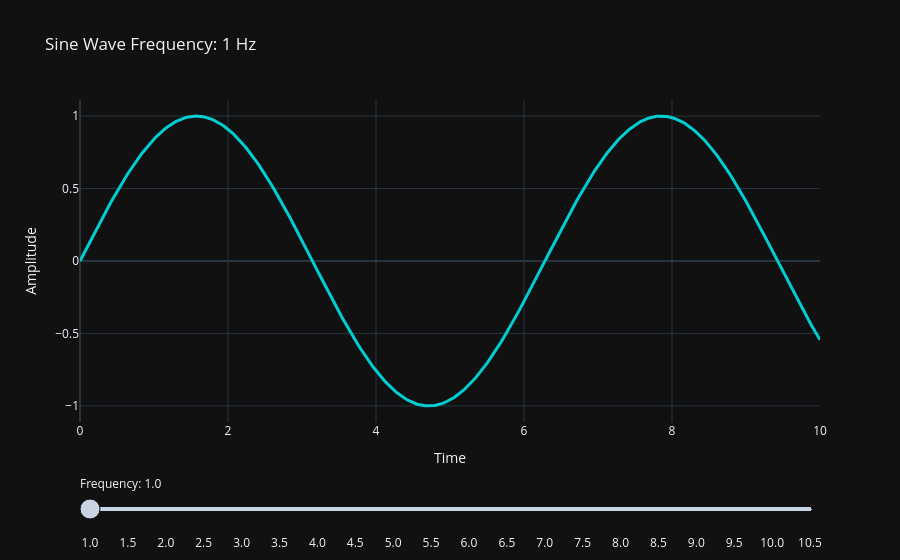

Notebook code cell kept with this figure:
### Code cell
import plotly.graph_objects as go
import numpy as np

# 1. Setup data
x = np.linspace(0, 10, 500)
frequencies = np.arange(1, 11, 0.5)  # Frequencies from 1 to 10

# 2. Create the figure
fig = go.Figure()

# 3. Add a trace for each frequency
# We set visible=False by default for all except the first one
for i, f in enumerate(frequencies):
    fig.add_trace(
        go.Scatter(
            visible=False,
            line=dict(color="#00CED1", width=3),
            name=f"f = {f}",
            x=x,
            y=np.sin(f * x)
        )
    )

# Make the first trace visible
fig.data[0].visible = True

# 4. Create the slider steps
steps = []
for i in range(len(fig.data)):
    step = dict(
        method="update",
        args=[{"visible": [False] * len(fig.data)},
              {"title": f"Sine Wave Frequency: {frequencies[i]} Hz"}],
        label=str(frequencies[i])
    )
    step["args"][0]["visible"][i] = True  # Toggle i'th trace to "visible"
    steps.append(step)

# 5. Create and add the slider to the layout
sliders = [dict(
    active=0,
    currentvalue={"prefix": "Frequency: "},
    pad={"t": 50},
    steps=steps
)]

fig.update_layout(
    sliders=sliders,
    title="Sine Wave Frequency: 1 Hz",
    xaxis_title="Time",
    yaxis_title="Amplitude",
    template="plotly_dark"
)

fig.write_html('interactive_sine.html')
fig.show()

### Figure 1 — Plotly figure (JSON) as saved in the notebook; plotly's stock layout.template omitted (floating-point values rounded to 4 significant figures; data arrays with more than 128 entries replaced by an {"elided": "..."} marker saying what was removed)
{"data": [{"line": {"color": "#00CED1", "width": 3}, "name": "f = 1.0", "type": "scatter", "visible": true, "x": {"elided": "500 float values"}, "y": {"elided": "500 float values"}}, {"line": {"color": "#00CED1", "width": 3}, "name": "f = 1.5", "type": "scatter", "visible": false, "x": {"elided": "500 float values"}, "y": {"elided": "500 float values"}}, {"line": {"color": "#00CED1", "width": 3}, "name": "f = 2.0", "type": "scatter", "visible": false, "x": {"elided": "500 float values"}, "y": {"elided": "500 float values"}}, {"line": {"color": "#00CED1", "width": 3}, "name": "f = 2.5", "type": "scatter", "visible": false, "x": {"elided": "500 float values"}, "y": {"elided": "500 float values"}}, {"line": {"color": "#00CED1", "width": 3}, "name": "f = 3.0", "type": "scatter", "visible": false, "x": {"elided": "500 float values"}, "y": {"elided": "500 float values"}}, {"line": {"color": "#00CED1", "width": 3}, "name": "f = 3.5", "type": "scatter", "visible": false, "x": {"elided": "500 float values"}, "y": {"elided": "500 float values"}}, {"line": {"color": "#00CED1", "width": 3}, "name": "f = 4.0", "type": "scatter", "visible": false, "x": {"elided": "500 float values"}, "y": {"elided": "500 float values"}}, {"line": {"color": "#00CED1", "width": 3}, "name": "f = 4.5", "type": "scatter", "visible": false, "x": {"elided": "500 float values"}, "y": {"elided": "500 float values"}}, {"line": {"color": "#00CED1", "width": 3}, "name": "f = 5.0", "type": "scatter", "visible": false, "x": {"elided": "500 float values"}, "y": {"elided": "500 float values"}}, {"line": {"color": "#00CED1", "width": 3}, "name": "f = 5.5", "type": "scatter", "visible": false, "x": {"elided": "500 float values"}, "y": {"elided": "500 float values"}}, {"line": {"color": "#00CED1", "width": 3}, "name": "f = 6.0", "type": "scatter", "visible": false, "x": {"elided": "500 float values"}, "y": {"elided": "500 float values"}}, {"line": {"color": "#00CED1", "width": 3}, "name": "f = 6.5", "type": "scatter", "visible": false, "x": {"elided": "500 float values"}, "y": {"elided": "500 float values"}}, {"line": {"color": "#00CED1", "width": 3}, "name": "f = 7.0", "type": "scatter", "visible": false, "x": {"elided": "500 float values"}, "y": {"elided": "500 float values"}}, {"line": {"color": "#00CED1", "width": 3}, "name": "f = 7.5", "type": "scatter", "visible": false, "x": {"elided": "500 float values"}, "y": {"elided": "500 float values"}}, {"line": {"color": "#00CED1", "width": 3}, "name": "f = 8.0", "type": "scatter", "visible": false, "x": {"elided": "500 float values"}, "y": {"elided": "500 float values"}}, {"line": {"color": "#00CED1", "width": 3}, "name": "f = 8.5", "type": "scatter", "visible": false, "x": {"elided": "500 float values"}, "y": {"elided": "500 float values"}}, {"line": {"color": "#00CED1", "width": 3}, "name": "f = 9.0", "type": "scatter", "visible": false, "x": {"elided": "500 float values"}, "y": {"elided": "500 float values"}}, {"line": {"color": "#00CED1", "width": 3}, "name": "f = 9.5", "type": "scatter", "visible": false, "x": {"elided": "500 float values"}, "y": {"elided": "500 float values"}}, {"line": {"color": "#00CED1", "width": 3}, "name": "f = 10.0", "type": "scatter", "visible": false, "x": {"elided": "500 float values"}, "y": {"elided": "500 float values"}}, {"line": {"color": "#00CED1", "width": 3}, "name": "f = 10.5", "type": "scatter", "visible": false, "x": {"elided": "500 float values"}, "y": {"elided": "500 float values"}}], "layout": {"sliders": [{"active": 0, "currentvalue": {"prefix": "Frequency: "}, "pad": {"t": 50}, "steps": [{"args": [{"visible": [true, false, false, false, false, false, false, false, false, false, false, false, false, false, false, false, false, false, false, false]}, {"title": "Sine Wave Frequency: 1.0 Hz"}], "label": "1.0", "method": "update"}, {"args": [{"visible": [false, true, false, false, false, false, false, false, false, false, false, false, false, false, false, false, false, false, false, false]}, {"title": "Sine Wave Frequency: 1.5 Hz"}], "label": "1.5", "method": "update"}, {"args": [{"visible": [false, false, true, false, false, false, false, false, false, false, false, false, false, false, false, false, false, false, false, false]}, {"title": "Sine Wave Frequency: 2.0 Hz"}], "label": "2.0", "method": "update"}, {"args": [{"visible": [false, false, false, true, false, false, false, false, false, false, false, false, false, false, false, false, false, false, false, false]}, {"title": "Sine Wave Frequency: 2.5 Hz"}], "label": "2.5", "method": "update"}, {"args": [{"visible": [false, false, false, false, true, false, false, false, false, false, false, false, false, false, false, false, false, false, false, false]}, {"title": "Sine Wave Frequency: 3.0 Hz"}], "label": "3.0", "method": "update"}, {"args": [{"visible": [false, false, false, false, false, true, false, false, false, false, false, false, false, false, false, false, false, false, false, false]}, {"title": "Sine Wave Frequency: 3.5 Hz"}], "label": "3.5", "method": "update"}, {"args": [{"visible": [false, false, false, false, false, false, true, false, false, false, false, false, false, false, false, false, false, false, false, false]}, {"title": "Sine Wave Frequency: 4.0 Hz"}], "label": "4.0", "method": "update"}, {"args": [{"visible": [false, false, false, false, false, false, false, true, false, false, false, false, false, false, false, false, false, false, false, false]}, {"title": "Sine Wave Frequency: 4.5 Hz"}], "label": "4.5", "method": "update"}, {"args": [{"visible": [false, false, false, false, false, false, false, false, true, false, false, false, false, false, false, false, false, false, false, false]}, {"title": "Sine Wave Frequency: 5.0 Hz"}], "label": "5.0", "method": "update"}, {"args": [{"visible": [false, false, false, false, false, false, false, false, false, true, false, false, false, false, false, false, false, false, false, false]}, {"title": "Sine Wave Frequency: 5.5 Hz"}], "label": "5.5", "method": "update"}, {"args": [{"visible": [false, false, false, false, false, false, false, false, false, false, true, false, false, false, false, false, false, false, false, false]}, {"title": "Sine Wave Frequency: 6.0 Hz"}], "label": "6.0", "method": "update"}, {"args": [{"visible": [false, false, false, false, false, false, false, false, false, false, false, true, false, false, false, false, false, false, false, false]}, {"title": "Sine Wave Frequency: 6.5 Hz"}], "label": "6.5", "method": "update"}, {"args": [{"visible": [false, false, false, false, false, false, false, false, false, false, false, false, true, false, false, false, false, false, false, false]}, {"title": "Sine Wave Frequency: 7.0 Hz"}], "label": "7.0", "method": "update"}, {"args": [{"visible": [false, false, false, false, false, false, false, false, false, false, false, false, false, true, false, false, false, false, false, false]}, {"title": "Sine Wave Frequency: 7.5 Hz"}], "label": "7.5", "method": "update"}, {"args": [{"visible": [false, false, false, false, false, false, false, false, false, false, false, false, false, false, true, false, false, false, false, false]}, {"title": "Sine Wave Frequency: 8.0 Hz"}], "label": "8.0", "method": "update"}, {"args": [{"visible": [false, false, false, false, false, false, false, false, false, false, false, false, false, false, false, true, false, false, false, false]}, {"title": "Sine Wave Frequency: 8.5 Hz"}], "label": "8.5", "method": "update"}, {"args": [{"visible": [false, false, false, false, false, false, false, false, false, false, false, false, false, false, false, false, true, false, false, false]}, {"title": "Sine Wave Frequency: 9.0 Hz"}], "label": "9.0", "method": "update"}, {"args": [{"visible": [false, false, false, false, false, false, false, false, false, false, false, false, false, false, false, false, false, true, false, false]}, {"title": "Sine Wave Frequency: 9.5 Hz"}], "label": "9.5", "method": "update"}, {"args": [{"visible": [false, false, false, false, false, false, false, false, false, false, false, false, false, false, false, false, false, false, true, false]}, {"title": "Sine Wave Frequency: 10.0 Hz"}], "label": "10.0", "method": "update"}, {"args": [{"visible": [false, false, false, false, false, false, false, false, false, false, false, false, false, false, false, false, false, false, false, true]}, {"title": "Sine Wave Frequency: 10.5 Hz"}], "label": "10.5", "method": "update"}]}], "title": {"text": "Sine Wave Frequency: 1 Hz"}, "xaxis": {"title": {"text": "Time"}}, "yaxis": {"title": {"text": "Amplitude"}}}}
